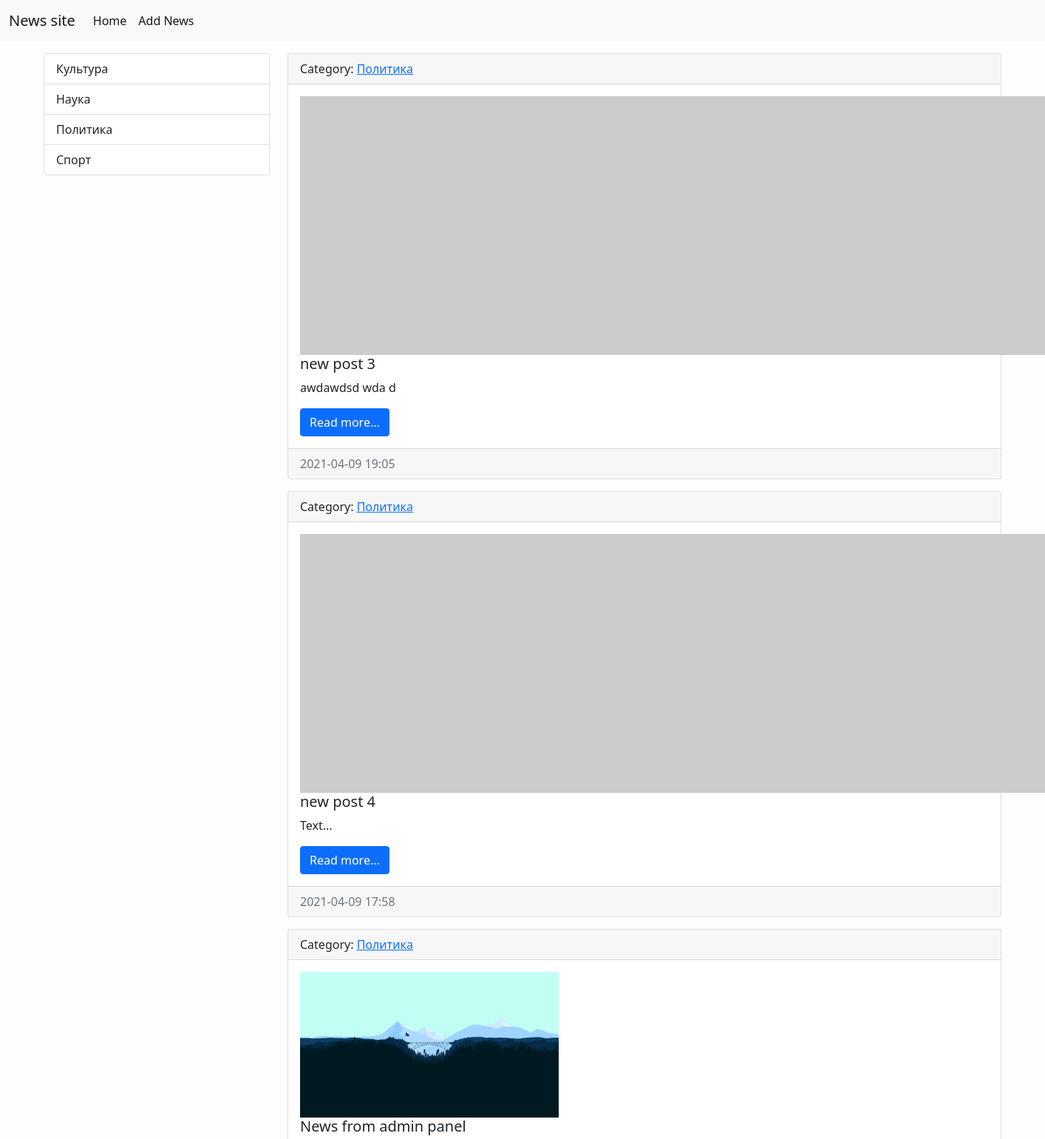
Page /category/3/ (upper part) on the earlier database version.
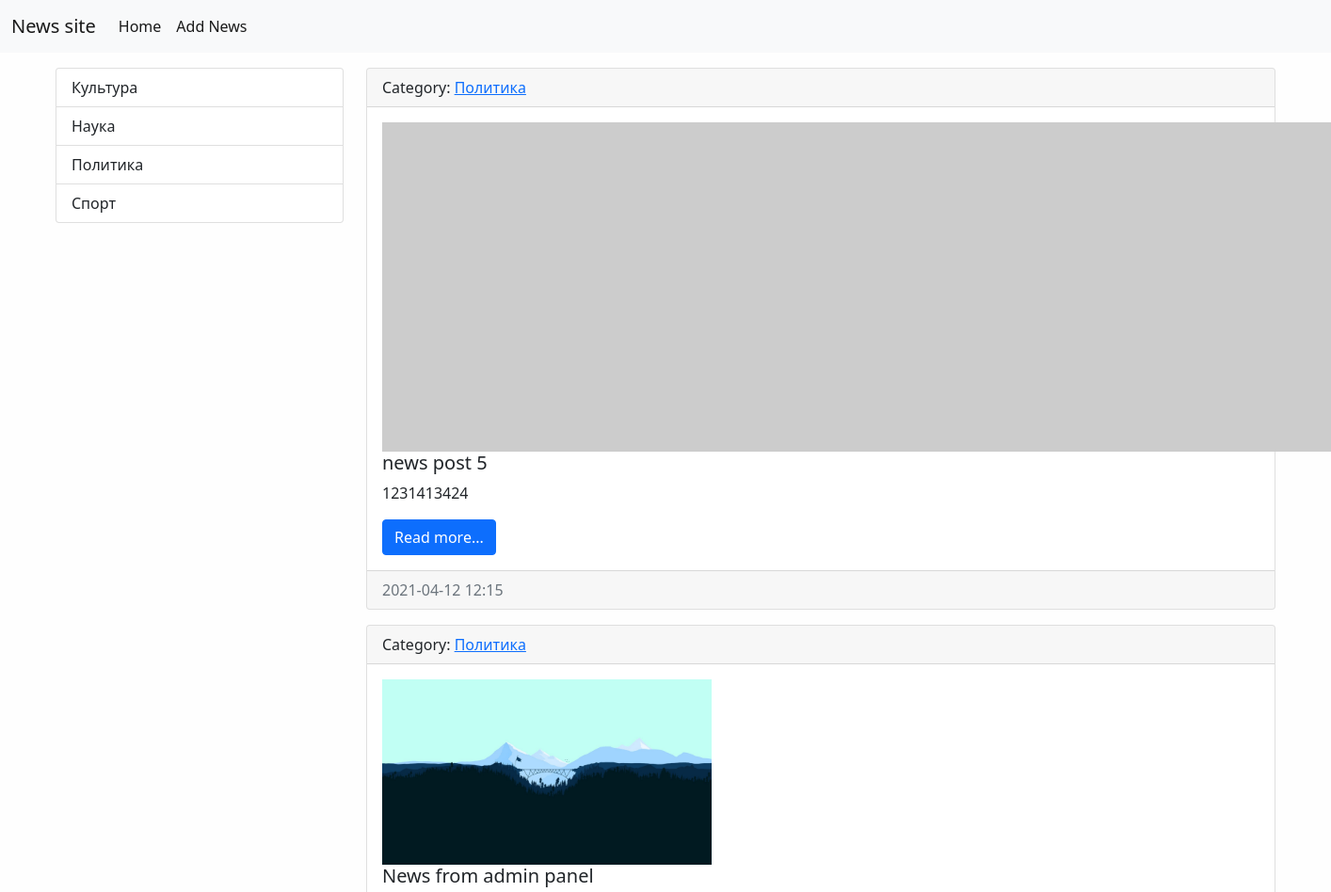
Same page on the later database version.
### news/models.py (models this page shows, shortened)
class Category(models.Model):
    title = models.CharField(max_length=150, db_index=True, verbose_name='Name category')
    def get_absolute_url(self):
        return reverse('category', kwargs={"category_id": self.pk})
    def __str__(self):
        return self.title
    class Meta:
        verbose_name = 'Category'
        verbose_name_plural = 'Categories'
        ordering = ['title']

class News(models.Model):
    title = models.CharField(max_length=150, verbose_name='Name')
    content = models.TextField(blank=True, verbose_name='Content')
    created_at = models.DateTimeField(auto_now_add=True, verbose_name='Data of publication')
    updated_at = models.DateTimeField(auto_now=True, verbose_name='Updated')
    photo = models.ImageField(upload_to='photos/%Y/%m/%d/', verbose_name='Photo', blank=True)
    is_published = models.BooleanField(default=True, verbose_name='Published')
    category = models.ForeignKey('Category', on_delete=models.PROTECT, verbose_name='Category')
    def get_absolute_url(self):
        return reverse('view_news', kwargs={"pk": self.pk})
    class Meta:
        verbose_name = 'News'
        verbose_name_plural = 'News'
        ordering = ['-created_at']

### news/views.py (the view)
# urls.py: path('category/<int:category_id>/', NewsByCategory.as_view(), name='category'),
class NewsByCategory(ListView):
    model = News  # Получение данных News
    template_name = 'news/home_news_list.html'  # Переопределение шаблона
    context_object_name = 'news'  # Переопределение названия объекта
    allow_empty = False  # Запрет на показ не найденных или не опубл. списков(контента)
    def get_context_data(self, *, object_list=None, **kwargs):
        context = super().get_context_data(**kwargs)  # *Возращение родительского метода
        context['title'] = Category.objects.get(pk=self.kwargs['category_id'])
        return context
    def get_queryset(self):
        return News.objects.filter(category_id=self.kwargs['category_id'], is_published=True)

### news/templatetags/news_tags.py (called while the page is built)
@register.inclusion_tag('news/list_categories.html')
def show_categories(arg1='Hello', arg2='world'):
    categories = Category.objects.all()
    return {"categories": categories, "arg1": arg1, "arg2": arg2}

### news/templates/news/home_news_list.html (shortened to what this page needs)
{% extends 'base.html' %}
{% block sidebar %}
{% include 'inc/_sidebar.html' %}
{% endblock %}
{% block content %}
{% for item in news %}
<div class="card mb-3">
    <div class="card-header">
        Category: <a href="{{ item.category.get_absolute_url }}">{{ item.category.title }}</a>
    </div>
    <div class="card-body">
        <div class="media">
            {% if item.photo %}
            <img src="{{ item.photo.url }}" alt="" width="350" class="mr-3">
            {% else %}
            <img src="https://picsum.photos/id/1060/350/196/?blur=2" alt="" class="mr-3">
            {% endif %}
            <div class="media-body">
                <h5 class="card-title ">{{ item.title }}</h5>
                <p class="card-text">{{ item.content|truncatewords:50 }}</p>
                <a href="{{ item.get_absolute_url }}" class="btn btn-primary">Read more...</a>
            </div>
        </div>
    </div>
    <div class="card-footer text-muted">
        {{ item.created_at|date:"Y-m-d H:i" }}
    </div>
</div>
{% endfor %}
{% endblock %}

### news/templates/news/list_categories.html
<div class="list-group">
    {% for item in categories %}
    <a href="{{ item.get_absolute_url }}" class="list-group-item list-group-item-action">{{ item.title }}</a>
    {% endfor %}
</div>

Differences in the rows shown:
no longer on this page (row edited): News: category "Политика", title "new post 3", content "awdawdsd wda d", created_at "2021-04-09 19:05"
removed News: category "Политика", title "new post 4", content "Text...", created_at "2021-04-09 17:58"
added News: category "Политика", title "news post 5", content "1231413424", created_at "2021-04-12 12:15"
